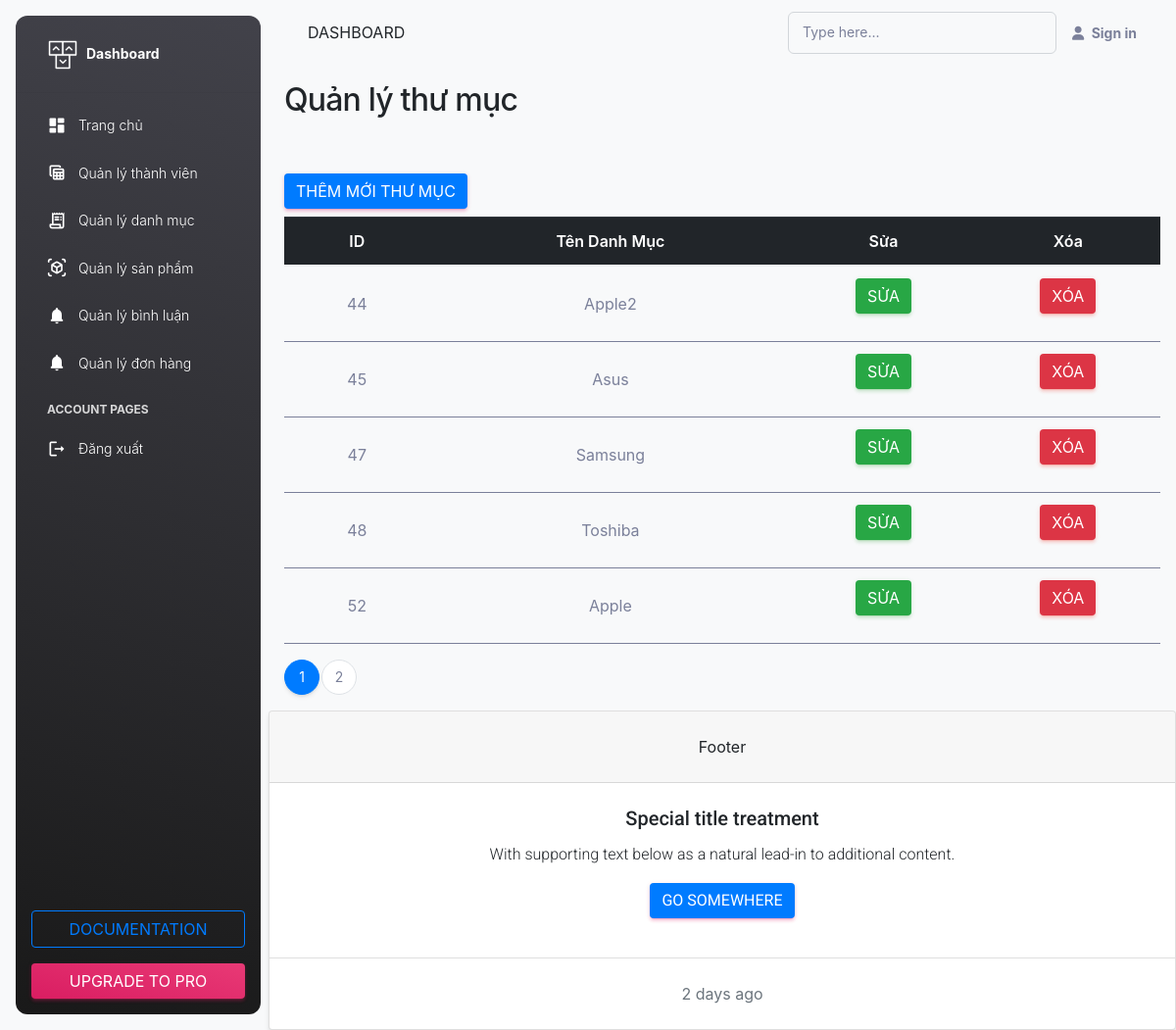
The page /quantri/quantri.php?page_layout=danhsachdm&page=1 on the database its author committed.
### tables this page shows
CREATE TABLE `dmsanpham` (
  `id_dm` int(11) NOT NULL,
  `tendanhmuc` varchar(255) NOT NULL
);

### quantri/danhsachdm.php (the view, shortened to what this page needs)
<?php
include('ketnoi.php');
?>
<!DOCTYPE html>
<html lang="en">
<head>
    <link rel="stylesheet" href="https://cdn.jsdelivr.net/npm/bootstrap@4.0.0/dist/css/bootstrap.min.css">
</head>
<body>
    <h2 class='pt-3 px-3'>Quản lý thư mục</h2>
    <div class='px-3'> <a href="quantri.php?page_layout=themmoidm"><button type="button" class="btn btn-primary mt-5 mb-2">Thêm mới thư mục</button></a>
        <table class="table">
            <thead class="thead-dark">
                <tr>
                    <th scope="col" class="text-center">ID</th>
                    <th scope="col" class="text-center">Tên Danh Mục</th>
                    <th scope="col" class="text-center">Sửa</th>
                    <th scope="col" class="text-center">Xóa</th>
                </tr>
            </thead>
            <?php
            $rowPage = 5;
            if (!isset($_GET['page'])) {
                $page = 1;
                $perRow = $page * $rowPage - $rowPage;
                $sql = "SELECT * FROM dmsanpham LIMIT $perRow,$rowPage";
                $query = mysqli_query($conn, $sql);
            } else {
                $page = $_GET['page'];
                $perRow = $page * $rowPage - $rowPage;
                $sql = "SELECT * FROM dmsanpham LIMIT $perRow,$rowPage ";
                $query = mysqli_query($conn, $sql);
            }
            $sql1 = "SELECT * FROM dmsanpham  ";
            $query1 = mysqli_query($conn, $sql1);
            $totalRow = mysqli_num_rows($query1);
            $totalPage = ceil($totalRow / $rowPage);
            $listPage = "";
            for ($i = 1; $i <= $totalPage; $i++) {
                if ($page == $i) {
                    $listPage .= '<li class="page-item active" ><a class="page-link"  href="quantri.php?page_layout=danhsachdm&page=' . $i . '">' . $i . '</a></li>';
                } else {
                    $listPage .= '<li class="page-item " ><a  class="page-link" href="quantri.php?page_layout=danhsachdm&page=' . $i . '">' . $i . '</a></li>';
                }
            }
            while ($row = mysqli_fetch_assoc($query)) {
                $id = $row['id_dm'];
                $ten = $row['tendanhmuc'];
            ?>
                <tbody>
                    <tr>
                        <td class="text-center align-middle"><?= $id ?></td>
                        <td class="text-center align-middle"><?= $ten ?></td>
                        <td class="text-center align-middle"><a href='quantri.php?page_layout=suadm&id_dm=<?= $id ?>' class='active'><button type="button" class="btn btn-success">Sửa</button></a></td>
                        <td class="text-center align-middle"> <a href="quantri.php?page_layout=xoadm&id=<?= $id ?>" onclick='return confirm("bạn có muốn xóa thư mục này không!")'><button type="button" class="btn btn-danger">Xóa</button></a></td>
                    </tr>
                </tbody>
            <?php
            }
            ?>
        </table>
        <nav aria-label="Page navigation example">
            <ul class="pagination">
                <?php echo  $listPage;
                ?>
            </ul>
        </nav>
    </div>
</body>
</html>

### rows shown on the page
dmsanpham: id_dm "44", tendanhmuc "Apple2"
dmsanpham: id_dm "45", tendanhmuc "Asus"
dmsanpham: id_dm "47", tendanhmuc "Samsung"
dmsanpham: id_dm "48", tendanhmuc "Toshiba"
dmsanpham: id_dm "52", tendanhmuc "Apple"
